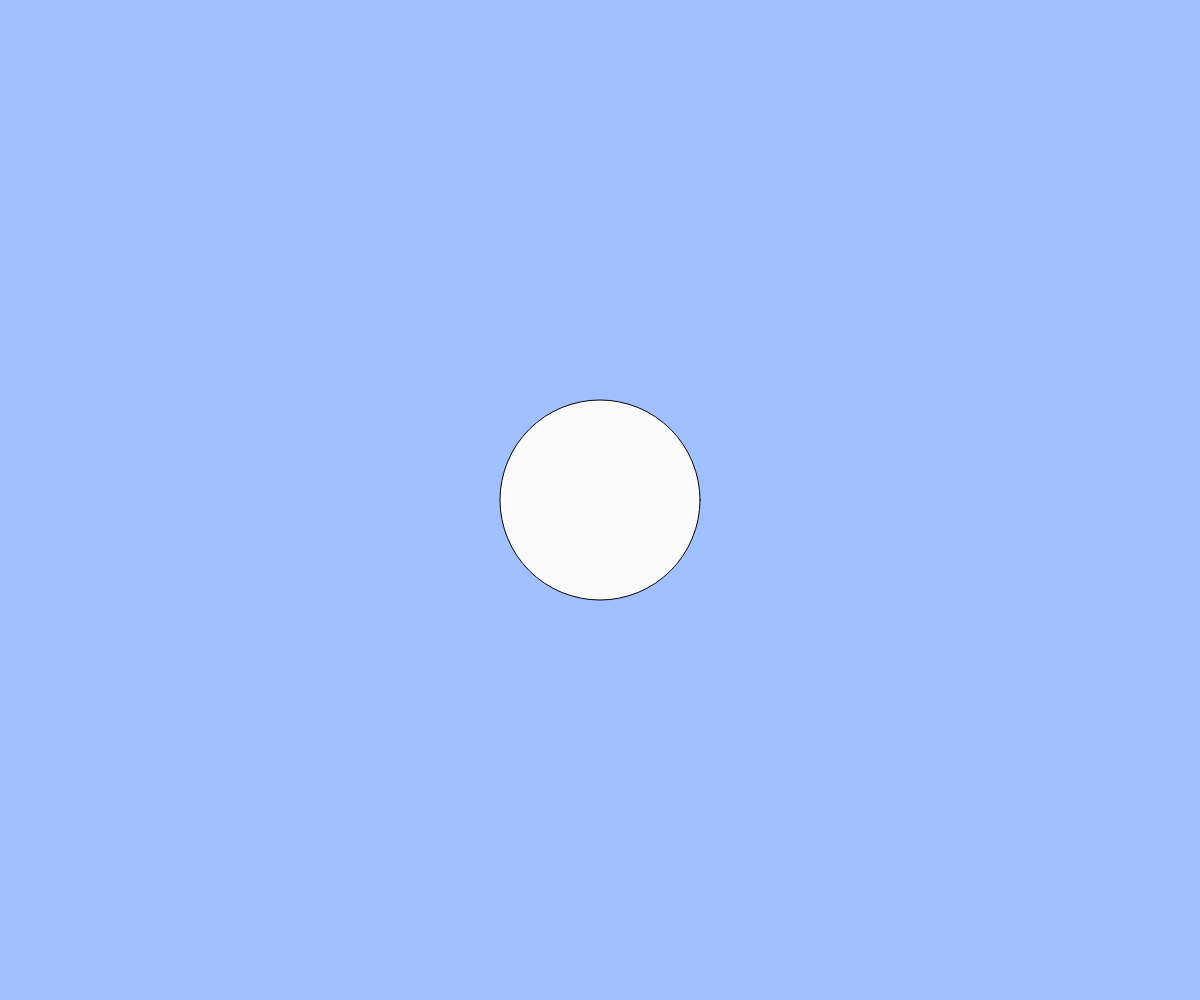
Frame 1 (no input)
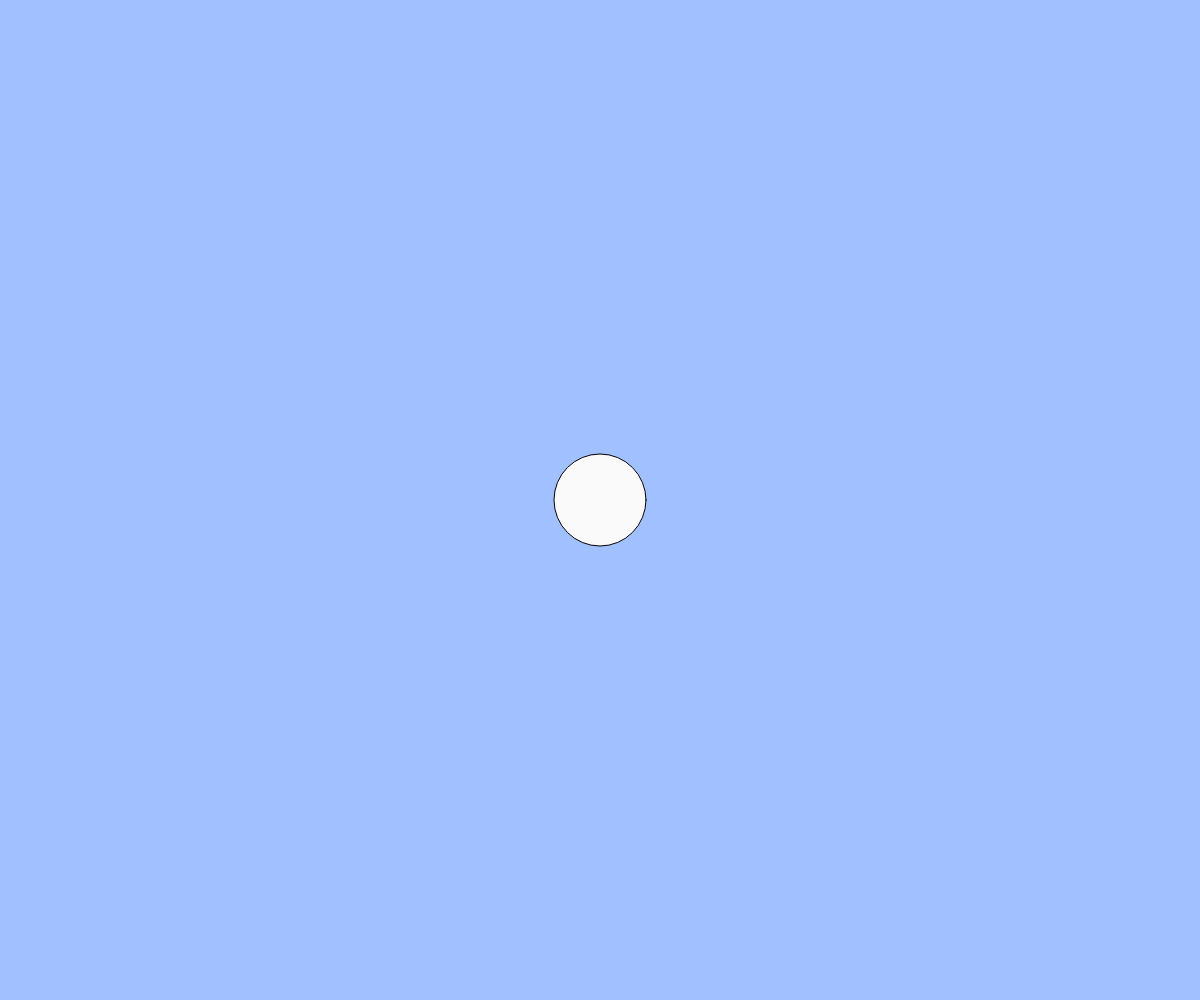
Frame 60 (no input)
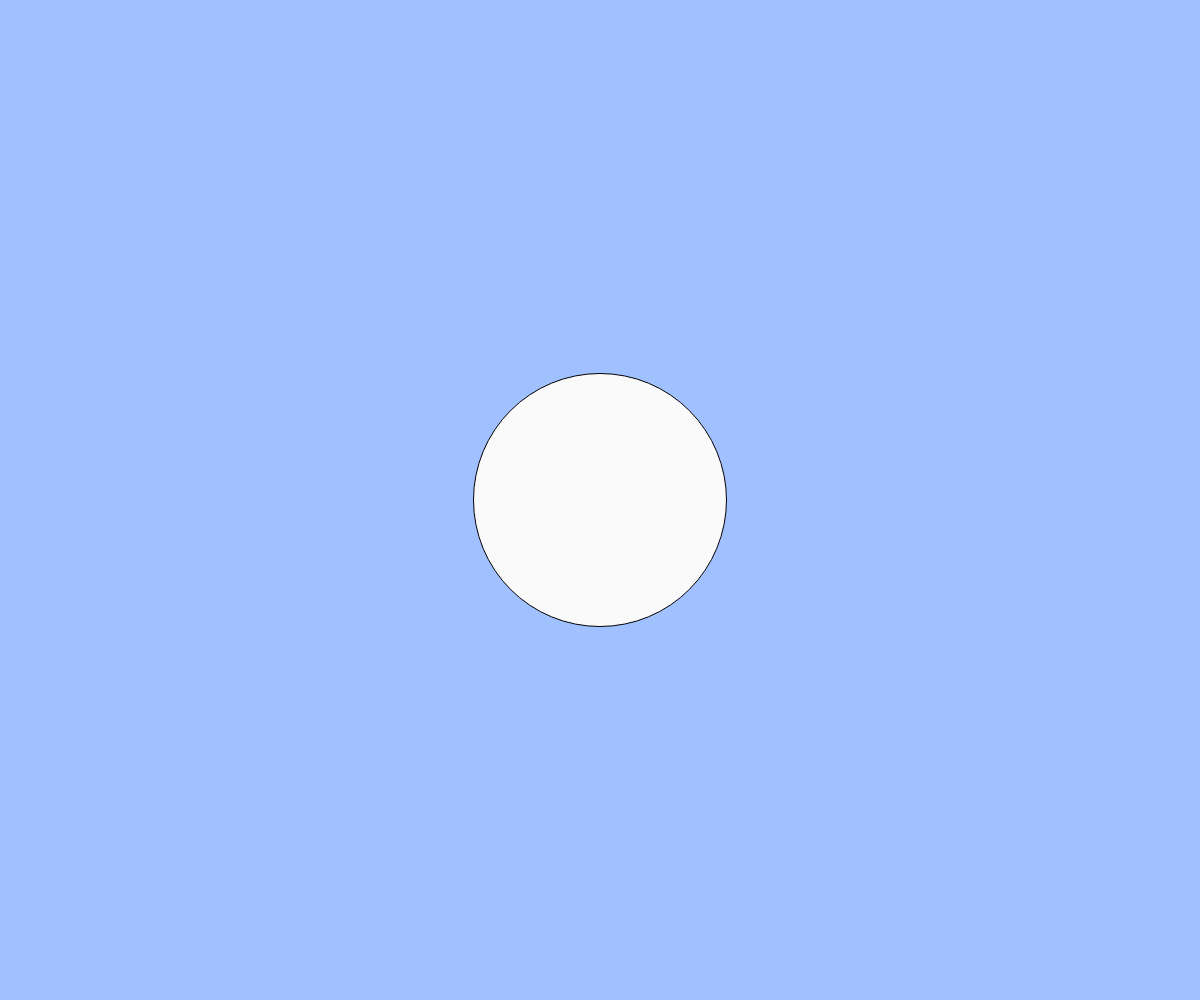
Frame 120 (the mouse pressed at the canvas centre since frame 60)

The p5.js sketch that drew these frames (run headless with seeded random() and noise() and a simulated clock; from frame 60 on, the mouse is pressed at the canvas centre):

// p5.js sketch
// ── sketch.js
// 練習問題「心臓の鼓動のように大きくなったり小さくなったりする円」
let count;
let cycle;
let x,y,vx,vy;
let ballSize;
const g = 1; // 重力加速度
const vyMax = 5000;



function setup(){
  createCanvas(windowWidth, windowHeight);
  x = width / 2;
  y = height / 2;
  ballSize = 200;

  vx = 5;
  vy = 5;
}

function draw(){
  background(160, 192, 255);
  fill(250)
  if(ballSize < 300){
    ellipse(x, y, ballSize);
    ballSize += 7;
  }else{
    ballSize = 50;
  }
  if(keyIsDown(UP_ARROW)){
    ballSize += 16;
  }
}

function mouseClicked(){
  x = mouseX;
  y = mouseY;
}

function windowResized(){
  resizeCanvas(windowWidth, windowHeight);
}
